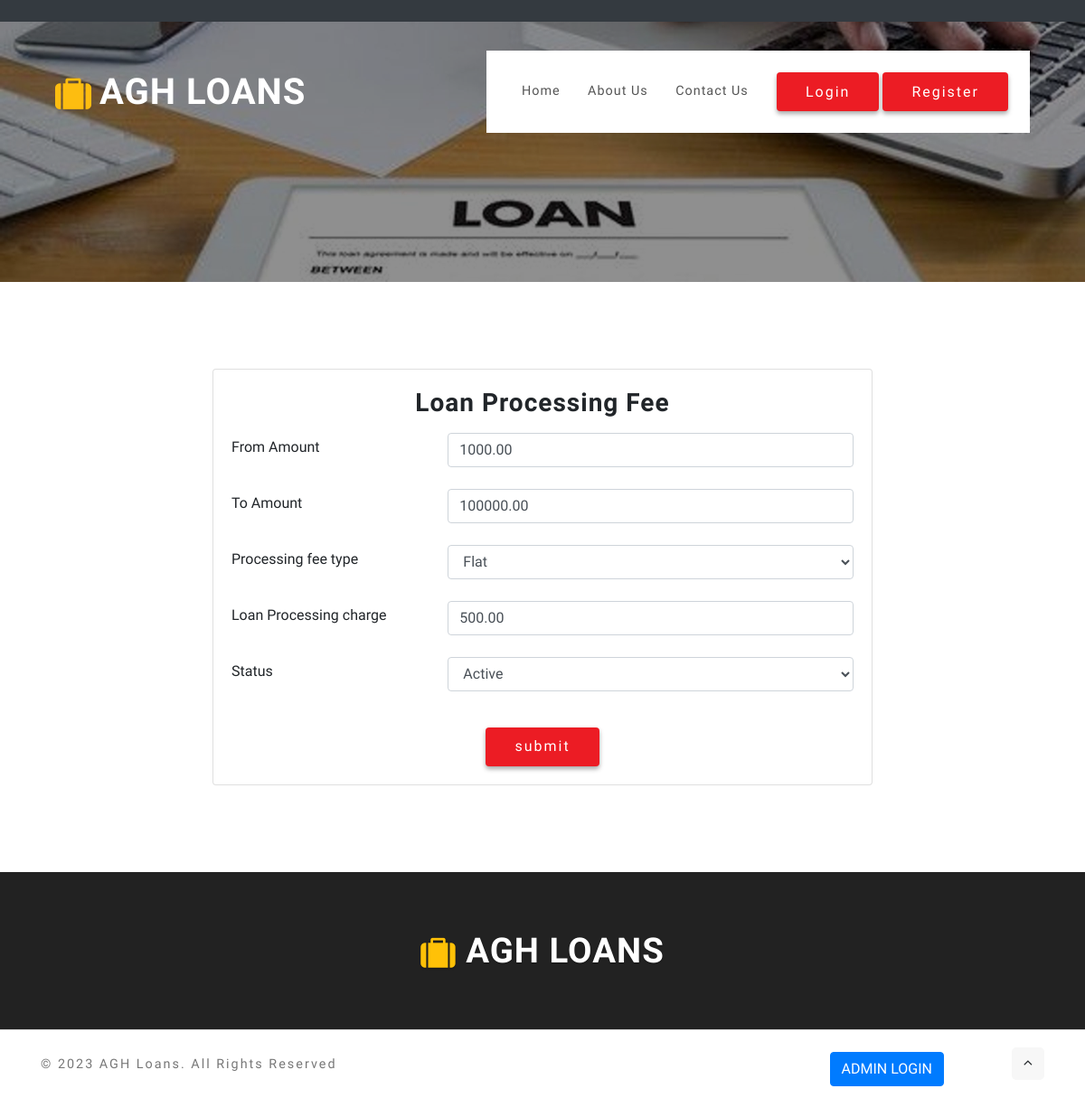
The page /loanprocessingfee.php?editid=3 on the database its author committed.
### tables this page shows
CREATE TABLE `lpf_loanprocessingfee` (
  `lpf_id` int(10) NOT NULL,
  `lpf_famt` double(20,2) NOT NULL,
  `lpf_tamt` double(20,2) NOT NULL,
  `lpf_amttype` varchar(20) NOT NULL,
  `lpf_amt` double(20,2) NOT NULL,
  `lpf_status` varchar(10) NOT NULL
);

### loanprocessingfee.php (the view, shortened to what this page needs)
<?php
include("header.php");
?>
<?php
if(isset($_GET['editid']))
{
	$sqledit = "SELECT * FROM lpf_loanprocessingfee WHERE lpf_id='$_GET[editid]'";
	$qsqledit = mysqli_query($con,$sqledit);
	$rsedit = mysqli_fetch_array($qsqledit);
}
?>
    <section class="content-info py-5">
        <div class="container py-md-5">
<form method="post" action="">
            <div class="row">
                <div class="col-lg-2 col-md-2 mt-2"></div>
                <div class="col-lg-8 col-md-8 mt-8">
                    <div class="thumbnail card">
                        <div class="blog-info card-body">
                            <center><h3 class="">Loan Processing Fee</h3></center>
                            <p class="mt-2">
<div class="row">
	<div class="col-md-4" style="padding-top: 4px;">
		From Amount
	</div>
	<div class="col-md-8">
		<input type="text" name="lpf_famt" id="lpf_famt" class="form-control" value="<?php echo $rsedit['lpf_famt']; ?>">
	</div>
</div>
<br>
<div class="row">
	<div class="col-md-4" style="padding-top: 4px;">
		To Amount
	</div>
	<div class="col-md-8">
		<input type="text" name="lpf_tamt" id="lpf_tamt" class="form-control" value="<?php echo $rsedit['lpf_tamt']; ?>">
	</div>
</div>
<br>
<div class="row">
	<div class="col-md-4" style="padding-top: 4px;">
		Processing fee type
	</div>
	<div class="col-md-8">
		<select name="lpf_amttype" id="lpf_amttype" class="form-control">
			<?php
			$arr = array("Percentage","Flat");
			foreach($arr as $val)
			{
				if($val == $rsedit['lpf_amttype']){ echo "<option value='$val' selected>$val</option>"; } else { echo "<option value='$val' >$val</option>"; }
			}
			?>
		</select>
	</div>
</div>
<br>
<div class="row">
	<div class="col-md-4" style="padding-top: 4px;">
		Loan Processing charge
	</div>
	<div class="col-md-8">
		<input type="text" name="lpf_amt" id="lpf_amt" class="form-control" value="<?php echo $rsedit['lpf_amt']; ?>">
	</div>
</div>
<br>
<div class="row">
	<div class="col-md-4" style="padding-top: 4px;">
		 Status
	</div>
	<div class="col-md-8">
		<select name="lpf_status" id="lpf_status" class="form-control">
			<?php
			$arr = array("Active","Inactive");
			foreach($arr as $val)
			{
				if($val == $rsedit['lpf_status']){ echo "<option value='$val' selected>$val</option>"; } else { echo "<option value='$val' >$val</option>"; }
			}
			?>
		</select>
	</div>
</div>
<br>
							</p>
                            <div class="read-icon">
                                <center><input type="submit" name="submit" class="btn read" value="submit"></a></center>
                            </div>
                        </div>
                    </div>
                </div>
                <div class="col-lg-2 col-md-2 mt-2"></div>
			</div>
</form>
        </div>
    </section>
    <?php
include("footer.php");
?>

### css/style.css (style rules this page uses)
html, body { margin: 0; font-size: 100%; background: #fff; scroll-behavior: smooth; font-family: 'Catamaran', sans-serif; }
input[type="button"], input[type="submit"], input[type="text"], input[type="email"], input[type="search"] { transition: 0.5s all; -webkit-transition: 0.5s all; -moz-transition: 0.5s all; -o-transition: 0.5s all; -ms-transition: 0.5s all; font-family: 'Catamaran', sans-serif; }
h1, h2, h3, h4, h5, h6 { margin: 0; letter-spacing: 1px; font-weight: 600; font-family: 'Catamaran', sans-serif; }
p { font-size: 0.9em; color: #777; line-height: 1.9em; letter-spacing: 1px; }
.read { color: #fff; font-size: 1em; font-weight: 400; letter-spacing: 2px; display: inline-block; border: none; outline: none; background: #ec1c24; -o-border-radius: 50%; -ms-border-radius: 50%; -moz-border-radius: 50%; box-shadow: 0 3px 5px rgba(0, 0, 0, 0.34); -webkit-box-shadow: 0 3px 5px rgba(0, 0, 0, 0.34); -moz-box-shadow: 0 3px 5px rgba(0, 0, 0, 0.34); -o-box-shadow: 0 3px 5px rgba(0, 0, 0, 0.34); -webkit-transition: transform .2s linear, -webkit-box-shadow .2s linear; -moz-transition: transform .2s linear, -moz-box-shadow .2s linear; transition: transform .2s linear, box-shadow .2s linear; padding: 0.6em 2em; }

### rows shown on the page
lpf_loanprocessingfee: lpf_famt "1000.00", lpf_tamt "100000.00", lpf_amttype "Flat", lpf_amt "500.00", lpf_status "Active"
